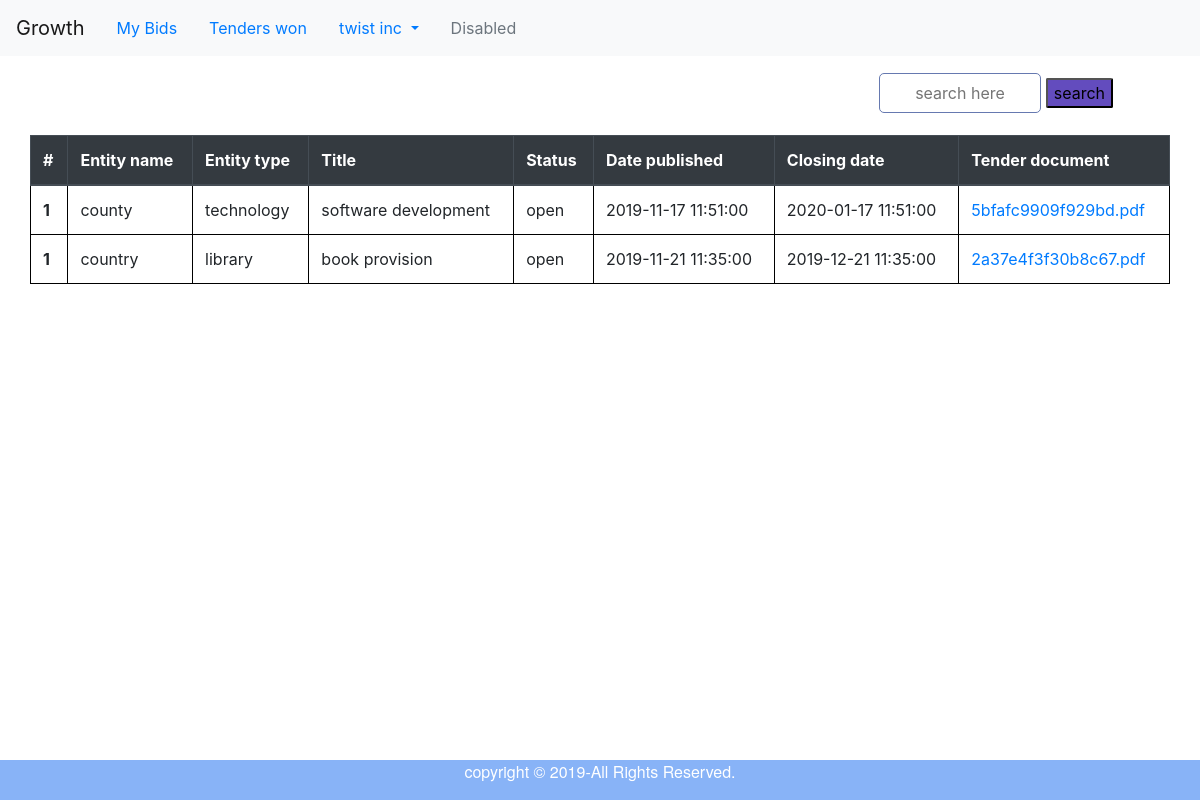
Screenshot of /supplier/supplier_home (signed in) with the database file from the repository.
### tenderingSystem/model.py (models this page shows, shortened)
class Company(db.Model):
    id = db.Column(db.INTEGER, primary_key=True, autoincrement=True)
    company_name = db.Column(db.String(100), nullable=False, unique=True)
    phone_number = db.Column(db.String(15), nullable=False)
    address = db.Column(db.String(100), nullable=False)
    company_type = db.Column(db.String(50), nullable=True)
    user = db.Column(db.INTEGER, db.ForeignKey("users.id"), nullable=False, unique=True)
    tender_publisher = db.relationship("Tenders", backref="publisher", lazy=True)
    bid_publisher = db.relationship("Bid", backref="bid_publisher", lazy=True)

class Tenders(db.Model):
    id = db.Column(db.INTEGER, primary_key=True, autoincrement=True)
    entity_name = db.Column(db.String(50), nullable=False)
    entity_type = db.Column(db.String(30), nullable=False)
    title = db.Column(db.String(200), nullable=False, unique=True)
    status = db.Column(db.String(8), nullable=False)
    date_published = db.Column(db.DATETIME, default=datetime.utcnow(), nullable=False)
    date_closed = db.Column(db.DATETIME, nullable=False)
    tender_document = db.Column(db.String(100), nullable=False)
    company = db.Column(db.INTEGER, db.ForeignKey("company.id"))
    is_delete = db.Column(db.Boolean, default=False)
    bidTender = db.relationship('Bid', secondary=bidTender, lazy='dynamic',
                                backref=db.backref('tenders', lazy=True))

### tenderingSystem/supplierRoutes.py (the view)
@app.route('/supplier/supplier_home', methods=["GET", "POST"])
@login_required
def supplier_home():
    tenders = Tenders.query.filter_by(is_delete=False, status="open").all()
    company = get_company_information()
    if company:
        return render_template('supplier/home.html', tenders=tenders, company_name=company.company_name)
    return render_template('supplier/home.html', tenders=tenders)

### tenderingSystem/helper_functions.py (called while the page is built)
def get_company_information():
    company = Company.query.filter_by(user=current_user.id).first()
    return company

### tenderingSystem/model.py (called while the page is built)
@login_manager.user_loader
def load_user(user_id):
    return Users.query.get(int(user_id))

### tenderingSystem/templates/supplier/home.html (shortened to what this page needs)
{% extends('supplier/layout.html') %}
{% block head %}
    {{ super() }}
 <link rel="stylesheet" type="text/css" href="{{ url_for('static', filename='css/supplier.css') }}">
{% endblock %}
{% block content %}
    <div class="container">
        <div class="search-bar">
            <form method="GET" action="search" class="search">
                <input name="search here" placeholder="search here" id="input">
                <button name="search" id="search_btn" >search</button>
            </form>
        </div>
        <table class="table">
            <thead class="thead-dark">
                <tr class="table_name">
                    <th scope="col">#</th>
                    <th scope="col">Entity name</th>
                    <th scope="col">Entity type</th>
                    <th scope="col">Title</th>
                    <th scope="col">Status</th>
                    <th scope="col">Date published</th>
                    <th scope="col">Closing date</th>
                    <th scope="col">Tender document</th>
                </tr>
            </thead>
            <tbody>
                {% for tender in tenders %}
                    <tr>
                        <th scope="row">{{ 1 }}</th>
                        <td>{{ tender.entity_name }}</td>
                        <td>{{ tender.entity_type }}</td>
                        <td>{{ tender.title }}</td>
                        <td>{{ tender.status }}</td>
                        <td>{{ tender.date_published }}</td>
                        <td>{{ tender.date_closed }}</td>
                        <td><a href="{{ url_for('tender_document', tender_id=tender.id) }}">{{ tender.tender_document }}</a></td>
                    </tr>
                {% endfor %}
            </tbody>
        </table>
        <div class="footer">
            <div class="footer-bottom">
                <label>copyright &copy 2019-All Rights Reserved.</label>
            </div>
        </div>
    </div>
{% endblock %}

### tenderingSystem/templates/supplier/layout.html (shortened to what this page needs)
<!doctype html>
<html lang="en">
  <head>
  {% block head %}
    <link rel="stylesheet" href="https://stackpath.bootstrapcdn.com/bootstrap/4.3.1/css/bootstrap.min.css">
  {% endblock %}
  </head>
  <body>
    <nav class="navbar navbar-expand-lg navbar-light bg-light sticky-top">
      <a class="navbar-brand" href="{{ url_for('supplier_home') }}">Growth</a>
        <ul class="nav justify-content-end">
             <li class="nav-item active">
                <a class="nav-link" href="{{ url_for('my_bids') }}" >My Bids</a>
            </li>
            <li class="nav-item active">
                <a class="nav-link" href="#" >Tenders won</a>
            </li>
            <li class="nav-item dropdown">
                {% if company_name %}
                    <a class="nav-link dropdown-toggle" href="#" id="navbarDropdown" role="button" data-toggle="dropdown" aria-haspopup="true" aria-expanded="false">
                        {{ company_name }}
                    </a>
                {% else %}
                    <a class="nav-link dropdown-toggle" href="#" id="navbarDropdown" role="button" data-toggle="dropdown" aria-haspopup="true" aria-expanded="false">
                      Settings
                    </a>
                {% endif %}
            </li>
            <li class="nav-item">
                <a class="nav-link disabled" href="#" tabindex="-1" aria-disabled="true">Disabled</a>
            </li>
        </ul>
    </nav>
    <div class="container">
        {% block content %}
        {% endblock %}
    </div>
  </body>
</html>

### tenderingSystem/static/css/supplier.css (style rules this page uses)
.container { max-width: 100%; }
.search-bar { text-align: right; margin-right:5%; }
#search_btn { border-radius: 2px; text-align: center; margin-top: 2%; background-color: rgba(33, 0, 163,0.7); }
#input { width: 15%; height: 40px; border-radius: 5px; border: 1px solid rgba(102, 121, 176, 1); text-align: center; }
.table { border: 1px; margin-top: 2%; }
.footer-bottom { background: #88b3f7; color: #ffffff; height: 40px; text-align: center; }
.footer { font-family: "Helvetica Neue",Helvetica,Arial,sans-serif; width: 100%; position: absolute; bottom: 0px; left: 0px; padding-top: 10px; }
.table_name { color: powderblue; }
table, tr, td, th { border: 1px solid black; border-collapse: collapse; }

### rows the page displays
Company: company_name "twist inc"
Tenders: value "1", entity_name "county", entity_type "technology", title "software development", status "open", date_published "2019-11-17 11:51:00", date_closed "2020-01-17 11:51:00", tender_document "5bfafc9909f929bd.pdf"
Tenders: company "1", entity_name "country", entity_type "library", title "book provision", status "open", date_published "2019-11-21 11:35:00", date_closed "2019-12-21 11:35:00", tender_document "2a37e4f3f30b8c67.pdf"
